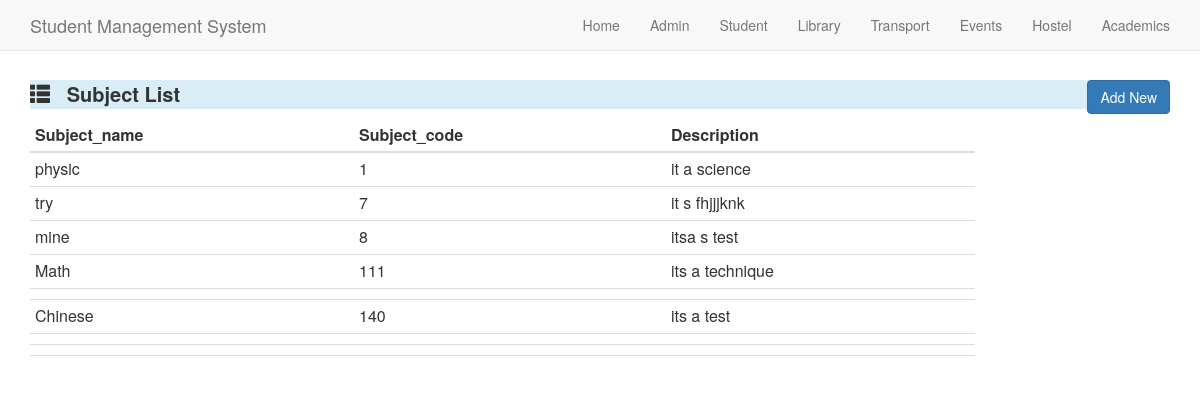
/subject/, run on the app's committed database.
### Academics/models.py (models this page shows, shortened)
class Subject(models.Model):
    Subject_name=models.CharField(max_length=20)
    Subject_code=models.CharField(max_length=10)
    Subject_description=models.TextField()

### Academics/views.py (the view)
# urls.py: url(r'^subject/$',acaview.getSubject,name='subject'),
def getSubject(request):
    query =Subject.objects.all()
    type_list = []
    for q in query:
        temp_dict = {}
        temp_dict['Subject_name']= q.Subject_name
        temp_dict['Subject_code']= q.Subject_code
        temp_dict['Description']= q.Subject_description
        type_list.append(temp_dict)
    context_dict = {'query':type_list}
    return render(request,'subject.html',context_dict)

### Academics/templates/subject.html (shortened to what this page needs)
<html>
<head>
	<link rel="stylesheet" href="https://maxcdn.bootstrapcdn.com/bootstrap/3.3.7/css/bootstrap.min.css">
</head>
<body >
{% block content %}
  <nav class="navbar navbar-default navbar-fixed-top">
    <div class="container">
      <div class="navbar-header">
        <a class="navbar-brand" href="index.html">Student Management System</a>
      </div>
      <div class="collapse navbar-collapse" id="myNavbar">
        <ul class="nav navbar-nav navbar-right">
          <li><a href="/">Home</a></li>
          <li><a href="/admin">Admin</a></li>
          <li><a href="/student">Student</a></li>
          <li><a href="/library">Library</a></li>
          <li><a href="/transport">Transport</a></li>
          <li><a href="/events">Events</a></li>
          <li><a href="/hostel">Hostel</a></li>
          <li><a href="/academics">Academics</a></li>
        </ul>
      </div>
    </div>
  </nav>
 <br><br>
 <br>
 <br>
 <div class="container">
	<div class="row">
		<div class='col-md-12'>
			<p class="bg-info" style='font-size:20px;font-weight:bold;'>
				<span class="glyphicon glyphicon-th-list"></span>
				&nbsp;
				Subject List
				<a href="/addsubject" button type="button" style="float: right"  class="btn btn-primary">Add New</button></a>
			</p>
		</div>
	</div>
		<div class='row'>
		<div class='col-md-10 pull-left'>
		<table class="table table-condensed">
			<thead>
		<tr>
			<th>Subject_name</th>
      <th>Subject_code</th>
      <th>Description</th>
		</tr>
			</thead>
			<tbody>
			{% for q in query %}
		<tr>
			<td>{{q.Subject_name}}</td>
      <td>{{q.Subject_code}}</td>
      <td>{{q.Description}}</td>
		</tr>
		{% endfor %}
	</tbody>
	</table>
		</div>
	</div>
</div>
{% endblock %}

### data on the page
Subject: Subject_name "physic", Description "it a science"
Subject: Subject_name "try", Description "it s fhjjjknk"
Subject: Subject_name "mine", Description "itsa s test"
Subject: Subject_name "Math", Subject_code "111", Description "its a technique"
Subject: Subject_name "Chinese", Subject_code "140", Description "its a test"

### other printed values
{{ q.Subject_code }} "1" "7" "8"
